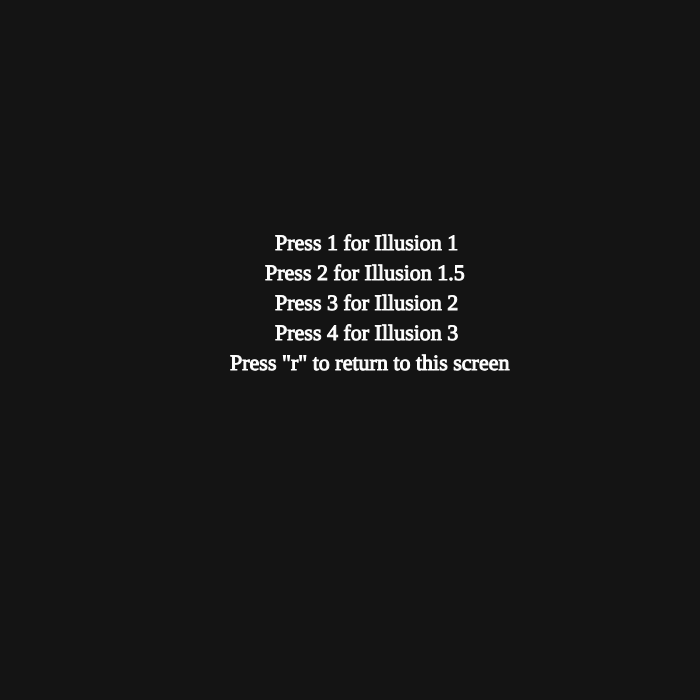
Frame 1 (no input)
Frame 60 (no input): identical to frame 1, image omitted
Frame 120 (the mouse pressed at the canvas centre since frame 60): identical to frame 1, image omitted

The p5.js sketch that drew this single still picture (run headless with seeded random() and noise() and a simulated clock; from frame 60 on, the mouse is pressed at the canvas centre):

// p5.js sketch
// ── sketch.js
/*
<><><><><><><><><><><><><><><><><><><><><><><><><><><><><><><><><><><><><><><><><><>
Title: Hypnotic Illusions
Daniel D.
4 slightly different designs of spiral illusions 
Design 1.5 allows user to control depth with the mouse X and Y position

<><><><><><><><><><><><><><><><><><><><><><><><><><><><><><><><><><><><><><><><><><>
*/

r = 20;
g = 20;
b = 20;
a = 255;
angle = 0;
let state = 'pre'

function setup() {
  createCanvas(700, 700);
  strokeWeight(4);
}


function draw() {
  background(r, g ,b);
  if (state == 'pre'){
    pre();
  }
  if (state == 'Illusion1'){
    Illusion1();
  }
  else if (state == 'Illusion1_5'){
    Illusion1_5();
  }
  else if (state == 'Illusion2'){
    Illusion2();
  }
  else if (state == 'Illusion3'){
    Illusion3();
  }


}


function pre(){

  fill(255);
  textSize(22)
  stroke(255);
  strokeWeight(1);
  textFont('Times New Roman');
  text('Press 1 for Illusion 1', width/2 - 75, height/2-100);
  text('Press 2 for Illusion 1.5', width/2 - 85, height/2-70);
  text('Press 3 for Illusion 2', width/2 - 75, height/2-40);
  text('Press 4 for Illusion 3', width/2 - 75, height/2-10);  
  text('Press "r" to return to this screen', width/2 - 120, height/2+20);  

    // rectMode(CENTER);
    // noFill();
    // stroke(255);
    // rect(width/2+15, height/2-45, 330, 170);
  //   for (let i = 15; i < 5000; i+=25) 
  // {

  //   push()
  //   translate(width/2+15, height/2-90);
  //   rectMode(CENTER);
  //   noFill();
  //   stroke(i, i ,i, a);
  //   rect(0, 50, i+275, i+150);
  //   pop();

  // }

}
function Illusion1(){
  //center point ellipse (currently invisible, change from variables to const to see)
  noStroke();
  fill(r,g,b);
  ellipse(width/2,  height/2, 10,10);

  //very slightly incrementing color values
  for ( let r = 0; r < 255; r+= 2);{
    r+= 0.025
    
  }
  for ( let g = 0; g < 255; g+= 2);{
    g+= 0.025
    
  }

  for ( let b = 0; b < 255; b+= 2);{
    b+= 0.025
    
  }
  for ( let a = 255; a > 0; a-= 2);{
    a-= 0.0005
  }

  //option 1:

  for (let i = 15; i < 5000; i+=25) 
  {
    let i2 = i - 100;
    let i3 = i - 75;
    push()
    translate(width/2, height/2);
    rotate(i + angle *1.5);
    noFill();
    strokeWeight(3);
    stroke(i, i ,i, a);
    ellipse(0, 0, i2/2.5, i3/3);
    pop();
    // print('should be drawing', i);
    angle += 0.0001;
  }
}

function Illusion1_5(){
  //  // option1.5
  //center point ellipse (currently invisible, change from variables to const to see)
  noStroke();
  fill(r,g,b);
  ellipse(width/2,  height/2, 10,10);

  //very slightly incrementing color values
  for ( let r = 0; r < 255; r+= 2);{
    r+= 0.025
    
  }
  for ( let g = 0; g < 255; g+= 2);{
    g+= 0.025
    
  }

  for ( let b = 0; b < 255; b+= 2);{
    b+= 0.025
    
  }
  for ( let a = 255; a > 0; a-= 2);{
    a-= 0.0005
  }

  for (let i = 15; i < 5000; i+=25) 
  {
    let i2 = i - 100;
    let i3 = i - 75;
    push()
    translate(width/2, height/2);
    rotate(i + angle *1.5);
    noFill();
    strokeWeight(3)
    stroke(i, i ,i, a);
    ellipse(mouseX/30, mouseY/16, i2/2.5, i3/3);
    pop();
    // print('should be drawing', i);
    angle += 0.0001;
  }
}

function Illusion2(){
  //option 2:
  //center point ellipse (currently invisible, change from variables to const to see)
  noStroke();
  fill(r,g,b);
  ellipse(width/2,  height/2, 10,10);

  //very slightly incrementing color values
  for ( let r = 0; r < 255; r+= 2);{
    r+= 0.025
    
  }
  for ( let g = 0; g < 255; g+= 2);{
    g+= 0.025
    
  }

  for ( let b = 0; b < 255; b+= 2);{
    b+= 0.025
    
  }
  for ( let a = 255; a > 0; a-= 2);{
    a-= 0.0005
  }

  for (let i = 15; i < 5000; i+=21.5) 
  {
    let i2 = i - 100;
    let i3 = i - 75;
    push()
    translate(width/2, height/2);
    rotate(i + angle *2.75);
    noFill();
    strokeWeight(2);
    stroke(i, i ,i, a);
    ellipse(0, 0, i2/2, i3/2);
    pop();
    // print('should be drawing', i);
    angle += 0.000075;
  }

}

function Illusion3(){
  //option 3:
  //center point ellipse (currently invisible, change from variables to const to see)
  noStroke();
  fill(r,g,b);
  ellipse(width/2,  height/2, 10,10);

  //very slightly incrementing color values
  for ( let r = 0; r < 255; r+= 2);{
    r+= 0.025
    
  }
  for ( let g = 0; g < 255; g+= 2);{
    g+= 0.025
    
  }

  for ( let b = 0; b < 255; b+= 2);{
    b+= 0.025
    
  }
  for ( let a = 255; a > 0; a-= 2);{
    a-= 0.0005
  }

  for (let i = 15; i < 5000; i+=25) 
  {
    push()
    translate(width/2, height/2);
    rotate(i + angle +500);
    noFill();
    strokeWeight(3.5)
    stroke(i, i ,i);
    ellipse(0, 0, i-500, i-480);
    pop();
    // print('should be drawing', i);
    angle += 0.0002;
  }

}


function keyPressed(){
  if (key == '1'){
    state = 'Illusion1'; }
  if (key == '2'){
    state = 'Illusion1_5'; }
  if (key == '3'){
    state = 'Illusion2'; }
  if (key == '4'){
    state = 'Illusion3'; }

  if (key == 'r'){
    r = 20;
    g = 20;
    b = 20;
    a = 255;
    state = 'pre';
  }
}
